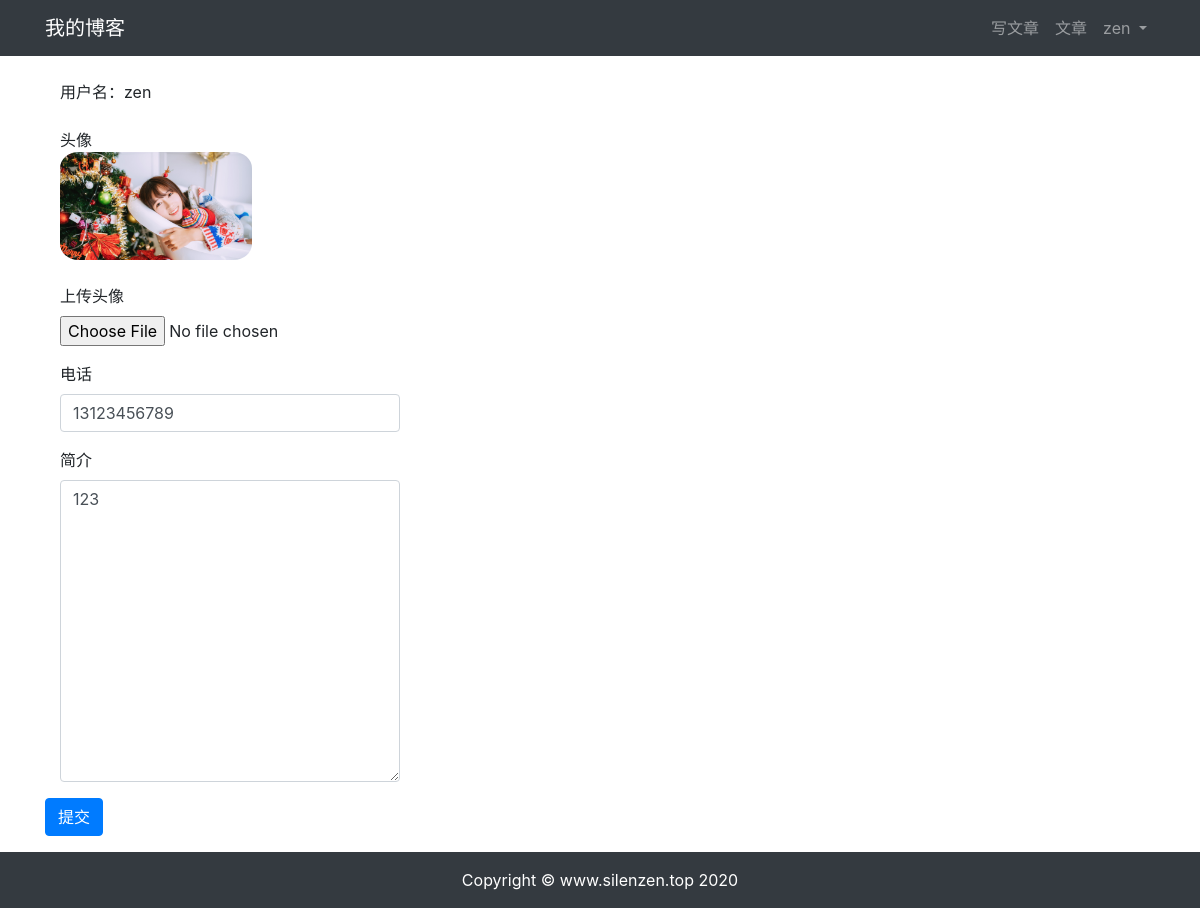
Page /userprofile/edit/9/ (signed in) on the committed database.
### userprofile/models.py (models this page shows, shortened)
class Profile(models.Model):
    user = models.OneToOneField(User, on_delete=models.CASCADE, related_name='profile')
    phone = models.CharField(max_length=20, blank=True)
    avatar = models.ImageField(upload_to='avatar/%Y%m%d/', blank=True)
    bio = models.TextField(max_length=500, blank=True)

### userprofile/views.py (the view)
# urls.py: path('edit/<int:id>/', views.profile_edit, name='edit'),
@login_required(login_url='/userprofile/login')
def profile_edit(request, id):
    user = User.objects.get(id=id)
    if Profile.objects.filter(user_id=id).exists():
        profile = Profile.objects.get(user_id=id)
    else:
        profile = Profile.objects.create(user=user)
    if request.method == 'POST':
        if request.user != user:
            return HttpResponse("你没有权限修改此用户信息。")
        profile_form = ProfileForm(request.POST, request.FILES)
        if profile_form.is_valid():
            profile_cd = profile_form.cleaned_data
            profile.phone = profile_cd['phone']
            profile.bio = profile_cd['bio']
            if 'avatar' in request.FILES:
                profile.avatar = profile_cd['avatar']
            profile.save()
            return redirect("userprofile:edit", id=id)
        else:
            return HttpResponse("注册表单输入有误。请重新输入~")
    elif request.method == 'GET':
        profile_form = ProfileForm()
        context = { 'profile_form': profile_form, 'profile': profile, 'user': user }
        return render(request, 'userprofile/edit.html', context)
    else:
        return HttpResponse('请使用GET或POST请求数据')

### userprofile/forms.py
class ProfileForm(forms.ModelForm):
    class Meta:
        model = Profile
        fields = ('phone', 'avatar', 'bio')

### templates/userprofile/edit.html (shortened to what this page needs)
{% extends 'base.html' %}
{% load static %}
{% block content %}
<div class="container">
    <div class="row">
        <div class="col-12">
            <br>
            <div class="col-md-4">用户名：{{ user.username }}</div>
            <br>
            {% if profile.avatar %}
                <div class="col-md-4">头像</div>
                <img src="{{ profile.avatar.url }}" style="max-width: 20%; border-radius: 15%;" class="col-md-4">
            {% else %}
                <h5 class="col-md-4">暂无头像</h5>
            {% endif %}
            <br>
            <br>
            <form method="post" action="." enctype="multipart/form-data">
                <div class="form-group col-md-4">
                    <label for="avatar">上传头像</label>
                    <input type="file" class="form-control-file" name="avatar" id="avatar">
                </div>
                <div class="form-group col-md-4">
                    <label for="phone">电话</label>
                    <input type="text" class="form-control" id="phone" name="phone", value="{{ profile.phone }}">
                </div>
                <div class="form-group col-md-4">
                    <label for="bio">简介</label>
                    <textarea type="text" class="form-control" id="bio" name="bio" rows="12">{{ profile.bio }}</textarea>
                </div>
                <button type="submit" class="btn btn-primary">提交</button>
            </form>
        </div>
    </div>
</div>
{% endblock content %}

### templates/header.html (shortened to what this page needs)
<nav class="navbar navbar-expand-lg navbar-dark bg-dark">
    <div class="container">
        <a class="navbar-brand" href="#">我的博客</a>
        <div>
            <ul class="navbar-nav">
                <li class="nav-item">
                    <a class="nav-link" href="{% url 'article:article_create' %}">写文章</a>
                </li>
                <li class="nav-item">
                    <a class="nav-link" href="{% url 'article:article_list' %}">文章</a>
                </li>
                {% if user.is_authenticated %}
                    <li class="nav-item dropdown">
                        <a class="nav-link dropdown-toggle" href="#" id="navbarDropdown" role="button" data-toggle="dropdown" aria-haspopup="true" aria-expanded="false">
                            {{ user.username }}
                        </a>
                    </li>
                {% else %}
                    <li class="nav-item">
                        <a class="nav-link" href="{% url 'userprofile:login' %}">登录</a>
                    </li>
                {% endif %}
            </ul>
        </div>
    </div>
</nav>

### rows in the picture
Profile: avatar (picture), phone "13123456789", bio "123"

### other values in the picture
{{ user.username }} "zen"
